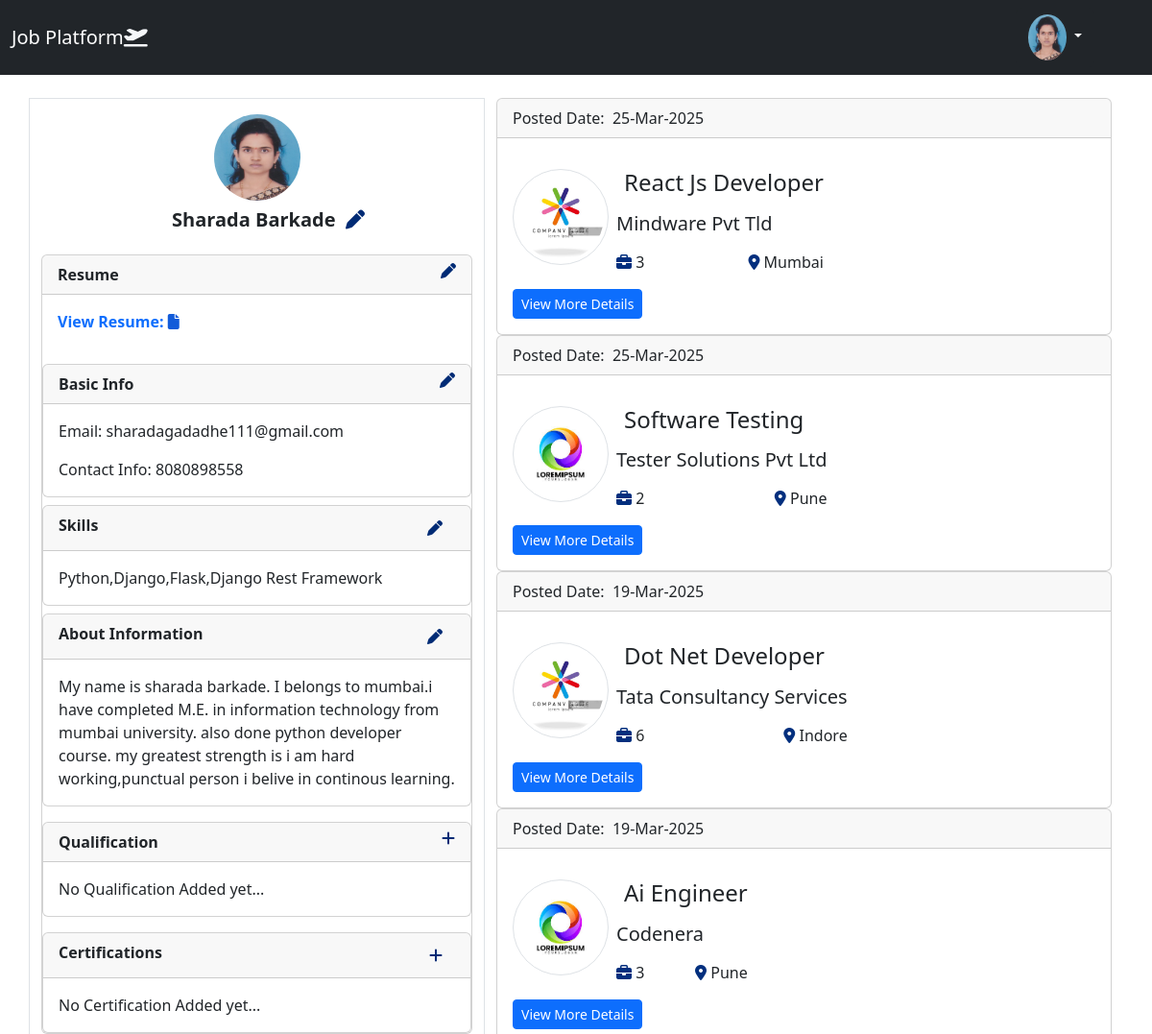
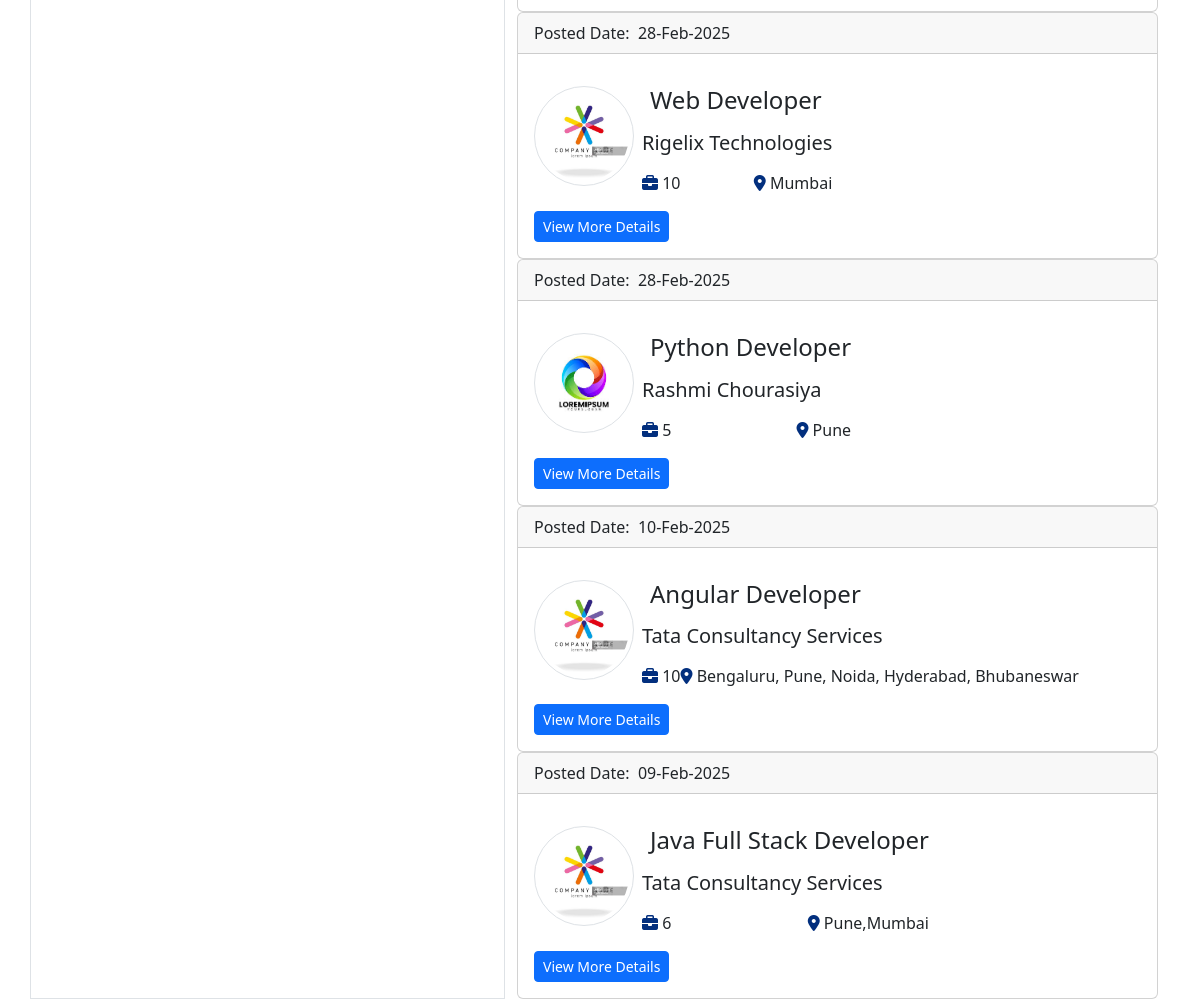
Page /upload_resume/ (signed in) on the earlier database version (2 pictures, top to bottom).
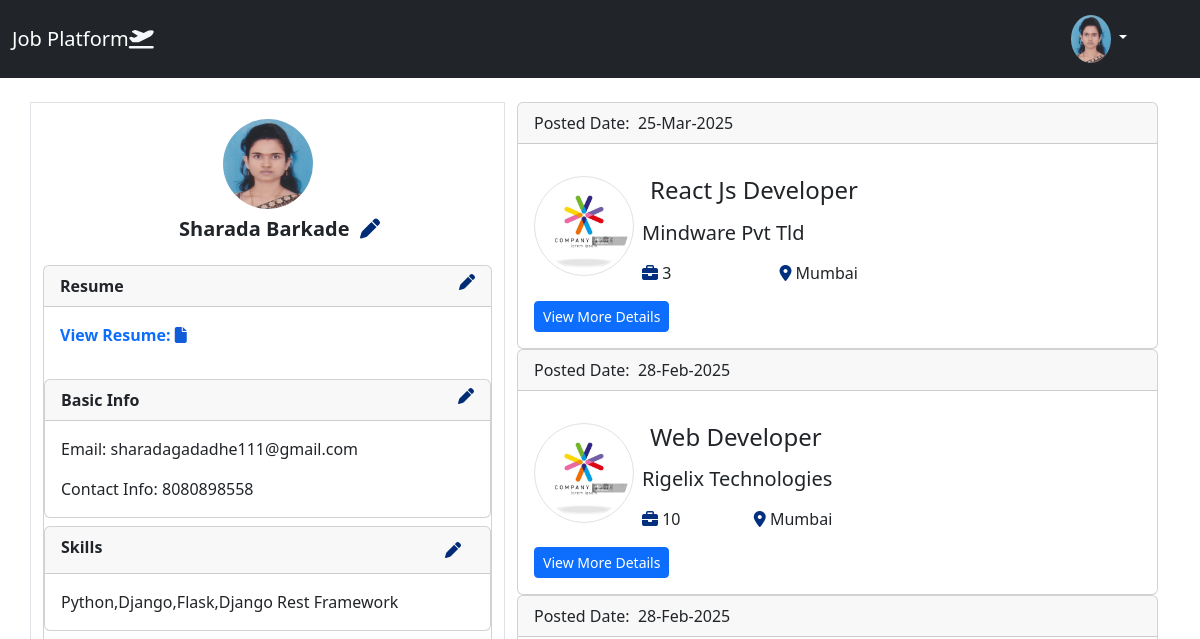
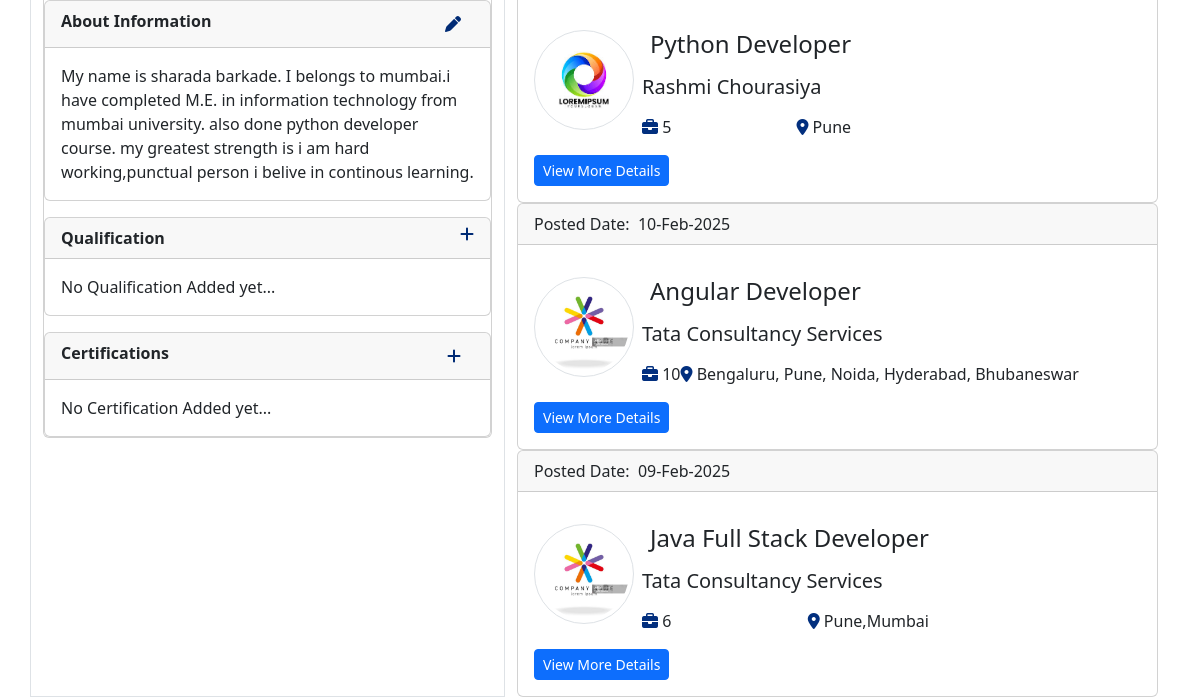
Same page on the later database version (2 pictures, top to bottom).
### app/models.py (models this page shows, shortened)
class CustomUser(AbstractUser):
    confirm_password  = models.CharField(max_length=15,default='Enter your password')
    ROLE_CHOICES = (
        ('job_seeker', 'Job Seeker'),
        ('job_provider', 'Job Provider'),
    )
    role = models.CharField(max_length=20, choices=ROLE_CHOICES,default="job_seeker")
    mobile_number=models.CharField(max_length=10)

class Profile(models.Model):
    user = models.OneToOneField(CustomUser, on_delete=models.CASCADE)
    profile_image = models.ImageField(upload_to='profile_pics/', default='ph.jpg')
    resume = models.FileField(upload_to='resumes/', blank=True, null=True)
    skills= models.CharField(max_length=255, blank=True)
    about_me= models.TextField (blank=True)

class Job(models.Model):
    user = models.ForeignKey(CustomUser,on_delete=models.SET_NULL, null=True, blank=True, default=get_default_user)
    job_type_choices=(('Work From Home','Work From Home'),('Work From Office','Work From Office'),('Hybrid','Hybrid'),)
    employee_type_choices=(('Fresher','Fresher'),('Experienced','Experienced'),)
    title = models.CharField(max_length=255)
    company = models.CharField(max_length=255)
    about_company=models.TextField()
    job_description = models.TextField()
    vacancy_total=models.CharField( max_length=5,blank=True,null=True)
    skills=models.TextField(blank=True,null=True)
    required_education=models.CharField(max_length=255,null=True,blank=True,default="Not Specified")
    logo=models.ImageField(upload_to='logo/', blank=True,null=True)
    location = models.CharField(max_length=255, default="Not Specified")
    min_salary = models.DecimalField(max_digits=10, decimal_places=2, null=True, blank=True)
    max_salary = models.DecimalField(max_digits=10, decimal_places=2, null=True, blank=True)
    created_at = models.DateTimeField(auto_now_add=True)
    job_type=models.CharField(max_length=50,choices=job_type_choices)
    office_time_from=models.TimeField(default=datetime.datetime.now)
    office_time_to=models.TimeField(default=datetime.datetime.now)
    employee_type=models.CharField(max_length=50,choices=employee_type_choices,default="Fresher")
    is_active=models.BooleanField(default=True)
    email_address=models.EmailField(default="hr@fresher.com")

### app/views.py (the view)
# urls.py: path('upload_resume/',views.upload_resume, name='upload_resume'),
@login_required
def upload_resume(request):
    user_profile=request.user.profile
    jobs=Job.objects.filter(is_active=True).order_by('-created_at')
    if request.method == "POST" and request.FILES.get('resume'):
        resume=request.FILES.get('resume')
        print(resume)
        user_profile.resume=resume
        user_profile.save()  # Save the model
        return render(request,'job_list.html',{'profile':user_profile,'jobs':jobs})
    else:
     return render(request,'job_list.html',{'profile':user_profile,'jobs':jobs})

### templates/job_list.html (shortened to what this page needs)
{% extends 'base.html' %} {%load static %} {% block 'main' %}
{% if user.is_authenticated %}
<div class="container">
  <div class="row mt-4">
    <div class="col-md-5 border d-flex flex-column align-items-center">
      {% if user.profile.profile_image %}
      <img
        src="{{user.profile.profile_image.url}}"
        alt=""
        srcset=""
        width="90"
        height="90"
        class="profile mt-3"
      />
      {% endif %}
      <h5 class="mt-2 fw-bold ms-4">
        {{user.first_name|capfirst}}&nbsp;{{user.last_name|capfirst}} &nbsp;<a
          data-bs-toggle="modal"
          data-bs-target="#ProfileModal"
          ><i class="fa-solid fa-pen" style="color: #002b75"></i
        ></a>
      </h5>
      {% if not user.profile.resume %}
      <!-- <a
        style="text-decoration: none;"  data-bs-toggle="modal" data-bs-target="#ResumeModal">Upload Resume:&nbsp;<i class="  fa-solid fa-file " style="color: #125bd9;" title="Upload Resume"></i></a
      > -->
      <div class="card mt-3">
        <div class="card-header d-flex justify-content-between fw-bold">
          Resume
          <i
            data-bs-toggle="modal"
            data-bs-target="#ResumeModal"
            class="fa-solid fa-pen"
            style="color: #002b75"
          ></i>
        </div>
      </div>
      {% else %}
      <div class="card mt-3">
        <div class="card-header d-flex justify-content-between fw-bold">
          Resume
          <i
            data-bs-toggle="modal"
            data-bs-target="#ResumeViewModal"
            class="fa-solid fa-pen"
            style="color: #002b75"
          ></i>
        </div>
        <div class="card-body">
          <a
            style="text-decoration: none"
            data-bs-toggle="modal"
            data-bs-target="#ResumeViewModal"
            class="fw-bold"
            >View Resume:&nbsp;<i
              class="fa-solid fa-file"
              style="color: #125bd9"
              title="Upload Resume"
            ></i
          ></a>
        </div>
        {% endif %}
        <div class="card mt-3">
          <div class="card-header d-flex justify-content-between fw-bold">
            Basic Info
            <i
              data-bs-toggle="modal"
              data-bs-target="#ProfileModal"
              class="fa-solid fa-pen"
              style="color: #002b75"
            ></i>
          </div>
          <div class="card-body">
            <p class="card-text">Email:&nbsp;{{user.email}}</p>
            <p class="card-text">Contact Info:&nbsp;{{user.mobile_number}}</p>
          </div>
        </div>
        {% if not user.profile.skills %}
        <a
          style="text-decoration: none"
          data-bs-toggle="modal"
          data-bs-target="#skillModal"
          >Add Skills<i class="fa-solid fa-pen" style="color: #002b75"></i
        ></a>
        {% else %}
        <div class="card mt-2">
          <div class="card-header d-flex justify-content-between fw-bold">
            Skills &nbsp;<i
              class="fa-solid fa-pen btn"
              style="color: #002b75"
              data-bs-toggle="modal"
              data-bs-target="#skillModal"
            ></i>
          </div>
          <div class="card-body">
            <p class="card-text">{{user.profile.skills|title}}</p>
          </div>
        </div>
        {% endif %} {% if not user.profile.about_me %}
        <a
          style="text-decoration: none"
          data-bs-toggle="modal"
          data-bs-target="#AboutModal"
          >Add About Yourself:&nbsp;<i
            class="fa-solid fa-circle-user"
            style="color: #125bd9"
            title="Add About Yourself"
          ></i
        ></a>
        {% else %}
        <div class="card mt-2">
          <div class="card-header d-flex justify-content-between fw-bold">
            About Information&nbsp;<i
              class="fa-solid fa-pen btn"
              style="color: #002b75"
              data-bs-toggle="modal"
              data-bs-target="#AboutModal"
            ></i>
          </div>
          <div class="card-body">
            <p class="card-text">{{user.profile.about_me|capfirst}}</p>
          </div>
        </div>
        {% endif %}
        {% if education %}
        <div class="card mt-3">
          <div class="card-header d-flex justify-content-between fw-bold">
            Qualification&nbsp;&nbsp;<i
            class="fa-solid fa-pen btn"
            style="color: #002b75"
            data-bs-toggle="modal"
            data-bs-target="#EducationModal"
          ></i>
            &nbsp;<i
              class="fa-solid fa-plus"
              style="color: #002b75"
              data-bs-toggle="modal"
              data-bs-target="#EducationModal"
            ></i>
          </div>
          {% for education in education %}
          <div class="card-body">
            <p class="card-text fw-bold">{{education.degree|title}}</p>
            <div class="d-flex justify-content-between">
              <p>{{education.institution|upper}}</p>
              <p>{{education.percentage}}%</p>
              <p>{{education.passout_date}}</p>
            </div>
          </div>
          {% endfor %}
        </div>
        {% else %}
        <div class="card mt-3">
          <div class="card-header d-flex justify-content-between fw-bold">
            Qualification&nbsp;<i
              class="fa-solid fa-plus"
              style="color: #002b75"
              data-bs-toggle="modal"
              data-bs-target="#EducationModal"
            ></i>
          </div>
          <div class="card-body">
            <p class="card-text">No Qualification Added yet...</p>
          </div>
        </div>
        {% endif %}
         {% if certificate %}
        <div class="card mt-3">
          <div class="card-header d-flex justify-content-between fw-bold">
            Certifications&nbsp;&nbsp;<i
            class="fa-solid fa-pen btn"
            style="color: #002b75"
            data-bs-toggle="modal"
            data-bs-target="#CertificateModal"
          ></i>
            &nbsp;<i
              class="fa-solid fa-plus"
              style="color: #002b75"
              data-bs-toggle="modal"
              data-bs-target="#CertificateModal"
            ></i>
          </div>
          {% for certificate in certificate %}
          <div class="card-body">
            <p class="card-text fw-bold">{{certificate.certification_name|title}}</p>
            <div class="d-flex justify-content-between">
              <p>{{certificate.institution|upper}}</p>
              <p>{{certificate.passout_date}}</p>
            </div>
            <a href="{{certificate.certificate.url}}" >View Certificate</a>
          </div>
          {% endfor %}
        </div>
        {% else %}
        <div class="card mt-3">
          <div class="card-header d-flex justify-content-between fw-bold">
            Certifications&nbsp;<i
              class="fa-solid fa-plus btn"
              style="color: #002b75"
              data-bs-toggle="modal"
              data-bs-target="#CertificateModal"
            ></i>
          </div>
          <div class="card-body">
            <p class="card-text">
              No Certification Added yet...
            </p>
          </div>
        </div>
        {% endif %}
      </div>
    </div>
    <div class="col-md-7">
      {% for job in jobs %}
      <div class="card">
        <div class="card-header">Posted Date: &nbsp;{{job.created_at|date:"d-M-Y" }}</div>
        <div class="card-body">
          <div class="d-flex justify-content-arround mt-3">
            <div>
              {% if job.logo %}
              <img
                src="{{job.logo.url}}"
                class="img-thumbnail logoimage"
                alt="{{job.title}} {{job.company}} image"
                width="100"
                height="100"
              />
              {% endif %}
            </div>
            <div>
              <h4 class="card-title ms-3">{{job.title|title}}</h4>
              <h5 class="card-text lh-lg ms-2">{{job.company|title}}</h5>
              <div class="d-flex justify-content-between">
                <div>
                  <i
                    class="fa-solid fa-briefcase ms-2"
                    style="color: #022f7e"
                  ></i
                  >&nbsp;{{job.vacancy_total}}
                </div>
                <div>
                  <i class="fa-solid fa-location-dot" style="color: #022f7e"></i
                  >&nbsp;{{job.location|title}}
                </div>
              </div>
            </div>
          </div>
          <a
            href="{% url 'job_detail' job.id %}"
            class="btn btn-primary btn-sm mt-3"
            >View More Details</a
          >
        </div>
      </div>
      {% endfor %}
    </div>
    {% endif %}
  </div>
</div>
{% endblock 'main' %}

### templates/base.html
{% include 'header.html' %}
{% block 'main' %}
{% endblock 'main' %}
{% include 'footer.html' %}

### templates/header.html (shortened to what this page needs)
{% load static %}
<!DOCTYPE html>
<html lang="en">
  <head>
    <link rel="stylesheet" href="{% static 'assets/css/bootstrap.min.css' %}" />
    <link rel="stylesheet" href="{% static 'assets/css/style.css' %}" />
    <link
      rel="stylesheet"
      href="https://cdnjs.cloudflare.com/ajax/libs/font-awesome/6.7.2/css/all.min.css"
    />
  </head>
  <body>
    <nav class="navbar navbar-expand-lg navbar-dark bg-dark">
      <div class="container-fluid">
        <a class="navbar-brand" href="#">Job Platform<i class="fa-solid fa-plane-departure fa-bounce" style="color: #f5f7fa;"></i></a>
        <div
          class="collapse navbar-collapse d-flex justify-content-end"
          id="navbarSupportedContent"
        >
        {% if user.is_authenticated %}
        <div class="dropdown me-5">
          <button class="btn btn-dark dropdown-toggle" type="button" id="dropdownMenuButton1" data-bs-toggle="dropdown" aria-expanded="false">
            <img src="{{ user.profile.profile_image.url }}" alt="Profile Pic" width="40" class="profile"/>
          </button>
        </div>
          {% endif %}
        </div>
      </div>
    </nav>
  </body>
</html>

### templates/footer.html (shortened to what this page needs)
{% load static %}
</body>
</html>

### static/assets/css/style.css (style rules this page uses)
* { box-sizing: border-box; }
.profile,.logoimage { border-radius: 50%; }
a { cursor: pointer; }

Differences in the rows shown:
removed Job: created_at "25-Mar-2025", logo (placeholder picture), title "Software Testing", company "Tester Solutions Pvt Ltd", vacancy_total "2", location "Pune"
removed Job: created_at "19-Mar-2025", logo (picture), title "Dot Net Developer", company "Tata Consultancy Services", vacancy_total "6", location "Indore"
removed Job: created_at "19-Mar-2025", logo (placeholder picture), title "Ai Engineer", company "Codenera", vacancy_total "3", location "Pune"
